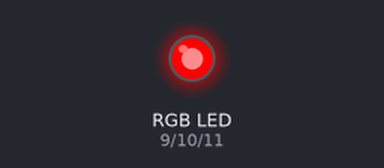
The sketch below on a simulated Arduino Uno, built with avr-gcc and run on an emulated ATmega328P. On the bench: an RGB LED mixed from three pins (HIGH = lit).

Above: at 0.05 s.
At 3.95 s:
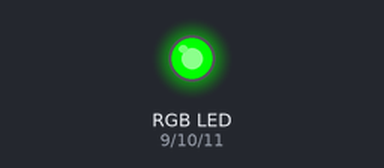
At 5.95 s:
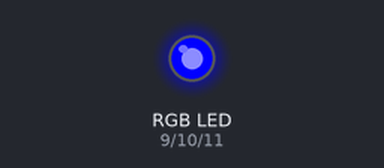
At 7.95 s:
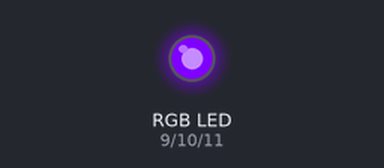
Timing chart, 0 to 10.4 s (numbered marks = the images above):
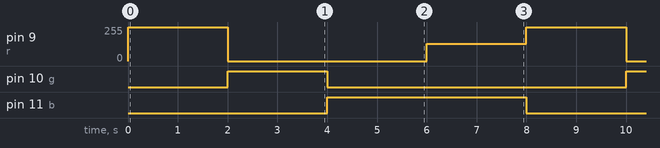

Measured:
- by itself, pin 9 (r): repeats every 8.0 s: 0/255 4.0 s, 128/255 2.0 s, 255/255 2.0 s
- by itself, pin 10 (g): alternates HIGH for 2.0 s and LOW for 6.0 s
- by itself, pin 11 (b): alternates HIGH for 4.0 s and LOW for 4.0 s

The sketch:

rgb.ino
```cpp
int r = 9;
int g = 10;
int b = 11;
void setup() {
  pinMode(r, OUTPUT);
  pinMode(g, OUTPUT);
  pinMode(b, OUTPUT);
}

void loop() {
  setColor(255, 0, 0);
  delay(2000);
  setColor(0, 255, 0);
  delay(2000);
  setColor(0, 0, 255);
  delay(2000);
  setColor(128, 0, 255);
  delay(2000);

}

void setColor(int rr, int gg, int bb){
  #ifdef COMMON_ANODE
  rr = 255 - rr;
  gg = 255 - gg;
  bb = 255 - bb;
  #endif
  analogWrite(r, rr);
  analogWrite(g, gg);
  analogWrite(b, bb);

}
```
